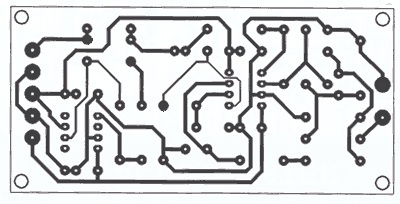
%> input picture MATLAB/Fuzzy C Means finalised/pcb3_missingpinhole.jpg, 400 x 204 px
$ octave FuzzyCmeans.m   (GNU Octave 9; MATLAB toolbox functions it lacks are replaced by stand-ins)
%> lines starting %> are read from the running program, lines starting %| are printed output that depends on the picture
clc;
clear all;
close all;
%% Problem Definition
img= double(imread('pcb3_missingpinhole.jpg'));
[s1,s2,s3]=size(img);
%> s1 = 204; s2 = 400; s3 = 3
% image normalization
Rplane = img(:,:,1);
Gplane = img(:,:,1);
Bplane = img(:,:,1);
X1 = (Rplane-min(Rplane(:)))/(max(Rplane(:))-min(Rplane(:)));
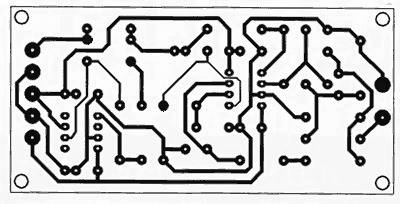
%> X1: size 204x400 double; min 0, max 1, mean 0.796
X2 = (Gplane-min(Gplane(:)))/(max(Gplane(:))-min(Gplane(:)));
X3 = (Bplane-min(Bplane(:)))/(max(Bplane(:))-min(Bplane(:)));
% taking R-plane, B-plane, G-plane values as features
X = [X1(:) X2(:) X3(:)]; % [(s1*s2)x3]
k = 10; % no. of clusters
% [5 lines of commented-out code are left out]
options=[NaN 25 0.001 1];
[centers] = fcm(X,k,options);
%> centers = [0.959 0.959 0.959; 0.821 0.821 0.821; 0.653 0.653 0.653; 0.239 0.239 0.239; 0.436 0.436 0.436; 0.0465 0.0465 0.0465; 0.982 0.982 0.982; 0.838 0.838 0.838; 0.972 0.972 0.972; 0.994 0.994 0.994]
distancemat = dist(centers,X');
[~,indx] = min(distancemat',[],2);
outimgindx=reshape(indx,s1,s2); % pixel indexed image
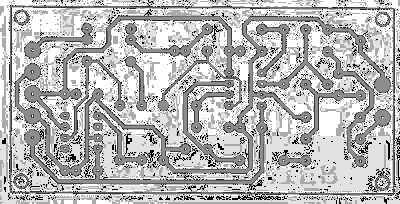
%> outimgindx: size 204x400 double; min 1, max 10, mean 7.48; drawn with min black and max white
outimg=zeros(s1,s2);
    for i=1:s1
        for j=1:s2
            if outimgindx(i,j)== 1
                outimg(i,j)= 62;
            elseif outimgindx(i,j)== 2
                outimg(i,j)= 124;
            elseif outimgindx(i,j)== 3
                outimg(i,j)= 186;
            elseif outimgindx(i,j)== 4
                outimg(i,j)= 255;
            end
        end
    end
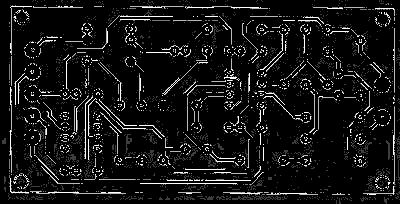
%> outimg: size 204x400 double; min 0, max 255, mean 20.4
figure;imshow(uint8(img)); % original image
figure;imshow(uint8(outimg)); % segmented image

$ run again, with MATLAB/Fuzzy C Means finalised/pcb1_missingpinhole.jpg copied over MATLAB/Fuzzy C Means finalised/pcb3_missingpinhole.jpg
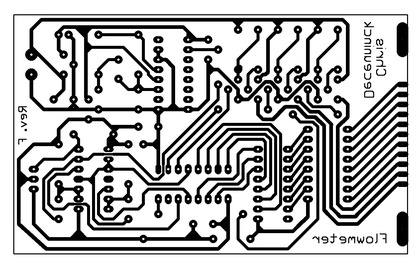
%> input picture MATLAB/Fuzzy C Means finalised/pcb1_missingpinhole.jpg, 420 x 268 px, shrunk from 1264 x 807 before the run
%> centers = [0.833 0.833 0.833; 0.741 0.741 0.741; 0.316 0.316 0.316; 0.478 0.478 0.478; 0.171 0.171 0.171; 0.0104 0.0104 0.0104; 0.899 0.899 0.899; 0.633 0.633 0.633; 0.982 0.982 0.982; 0.999 0.999 0.999]
%> `outimgindx=reshape(indx,s1,s2);`:
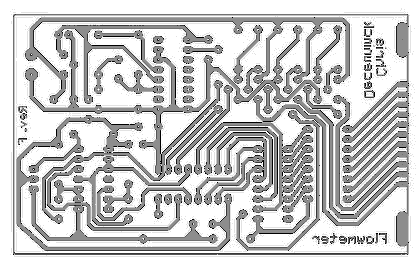
%> outimgindx: size 268x420 double; min 1, max 10, mean 8.14; drawn with min black and max white
%> after the loop `for i=1:s1`:
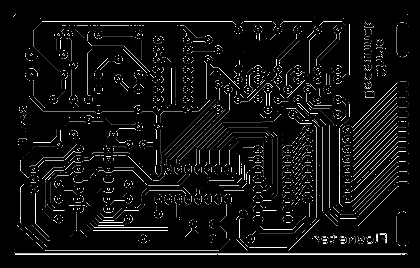
%> outimg: size 268x420 double; min 0, max 255, mean 15.8

$ run again, with MATLAB/Fuzzy C Means finalised/pcb2_missingpinhole.jpg copied over MATLAB/Fuzzy C Means finalised/pcb3_missingpinhole.jpg
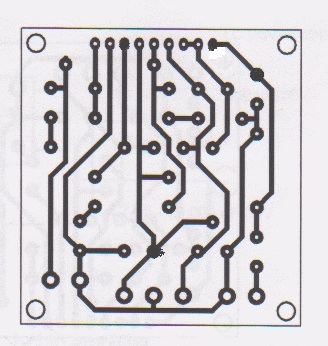
%> input picture MATLAB/Fuzzy C Means finalised/pcb2_missingpinhole.jpg, 328 x 346 px
%> `X1 = (Rplane-min(Rplane(:)))/(max(Rplane(:))-min(Rplane(:)));`:
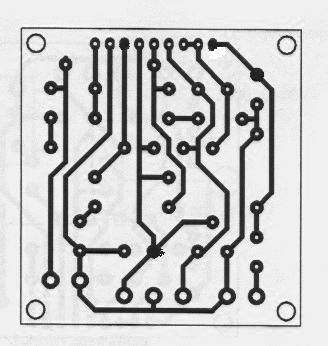
%> X1: size 346x328 double; min 0, max 1, mean 0.794
%> centers = [0.891 0.891 0.891; 0.855 0.855 0.855; 0.447 0.447 0.447; 0.634 0.634 0.634; 0.29 0.29 0.29; 0.17 0.17 0.17; 0.914 0.914 0.914; 0.775 0.775 0.775; 0.932 0.932 0.932; 0.944 0.944 0.944]
%> after the loop `for i=1:s1`:
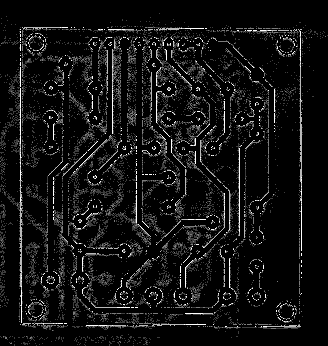
%> outimg: size 346x328 double; min 0, max 255, mean 18.1
